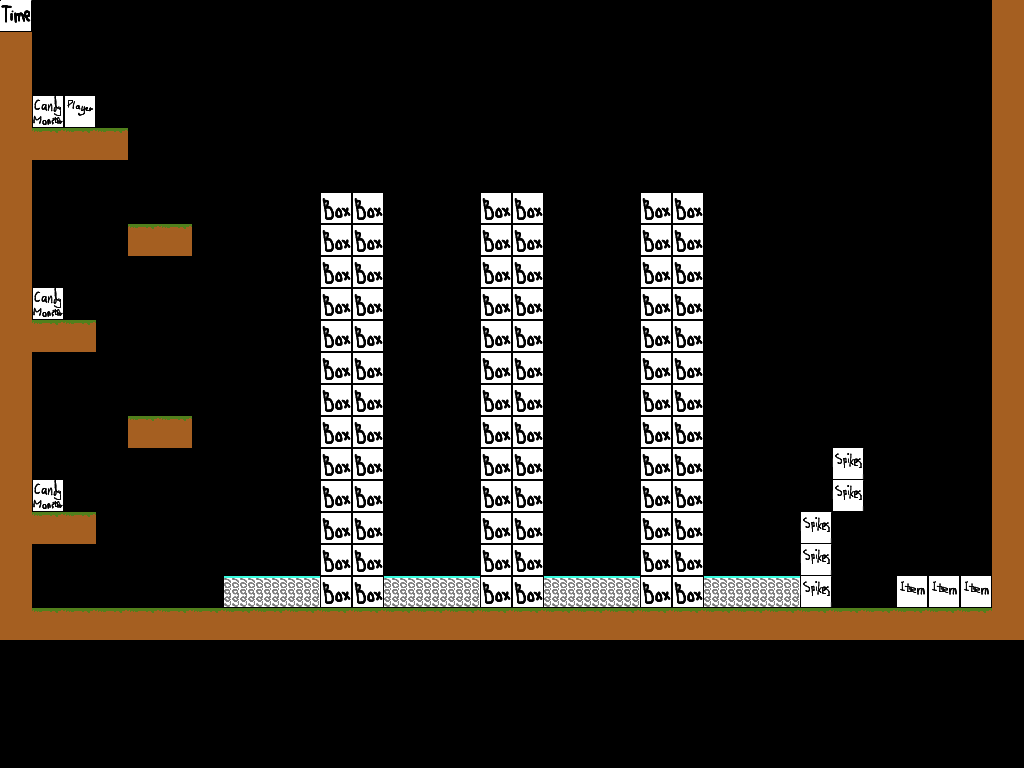

This is a level from a 2D game, rendered from its Tiled map with the project's own tilesets. A one-line summary and the map file follow, with tile-layer data summarised:
An orthogonal 32x24 tile map with 32x32 px tiles, 3 tile layers (solids, data, position).

<map version="1.0" orientation="orthogonal" width="32" height="24" tilewidth="32" tileheight="32">
 <tileset firstgid="1" name="rutor32x32" tilewidth="32" tileheight="32">
  <image source="rutor32x32.png" width="128" height="256" />
  <tile id="0">
   <properties>
    <property name="property" value="solidGround" />
   </properties>
  </tile>
  <tile id="1">
   <properties>
    <property name="property" value="solidGround" />
   </properties>
  </tile>
  <tile id="3">
   <properties>
    <property name="property" value="solidGround" />
   </properties>
  </tile>
  <tile id="4">
   <properties>
    <property name="property" value="spring" />
   </properties>
  </tile>
  <tile id="5">
   <properties>
    <property name="property" value="ice" />
   </properties>
  </tile>
  <tile id="7">
   <properties>
    <property name="property" value="moveableBox" />
   </properties>
  </tile>
  <tile id="8">
   <properties>
    <property name="property" value="iceSpring" />
   </properties>
  </tile>
  <tile id="27">
   <properties>
    <property name="time" value="90" />
   </properties>
  </tile>
  <tile id="28">
   <properties>
    <property name="property" value="candyMonster" />
   </properties>
  </tile>
  <tile id="29">
   <properties>
    <property name="property" value="item" />
   </properties>
  </tile>
  <tile id="30">
   <properties>
    <property name="property" value="player" />
   </properties>
  </tile>
  <tile id="31">
   <properties>
    <property name="property" value="spikes" />
   </properties>
  </tile>
 </tileset>
 <layer name="solids" width="32" height="24">
  <data>[768 cells, 221 non-empty, 4 distinct tile ids]</data>
 </layer>
 <layer name="data" width="32" height="24">
  <data>[768 cells, 1 non-empty, 1 distinct tile ids]</data>
 </layer>
 <layer name="position" width="32" height="24">
  <data>[768 cells, 90 non-empty, 5 distinct tile ids]</data>
 </layer>
</map>
